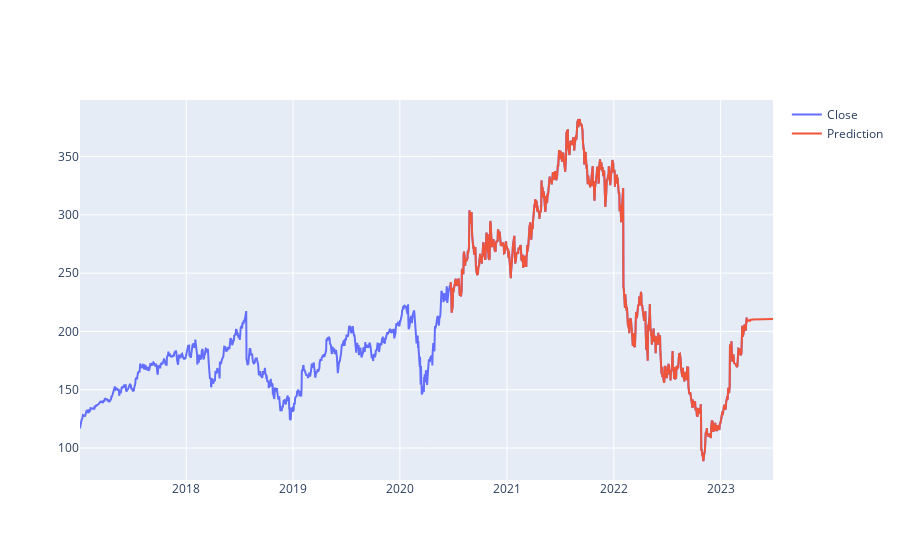

The notebook cell saved with this chart:
### Code cell
# future_predictions = df2[['Date','Close']][-1*700:]
# future_predictions.reset_index(drop=True, inplace = True)


# future_predictions['Date']= pd.to_datetime(future_predictions['Date'])

# for pred in range(90):
    
#     future_predictions = future_predictions.append(
#         {
#             'Date' : future_predictions.at[len(future_predictions)-1,'Date'] + timedelta(days=1), 
#             'Close' : regr.predict([future_predictions['Close'][-1*window_size:]])[0]
#         }, 
#         ignore_index=True
#     )

    
# import plotly.graph_objects as go

# fig = go.Figure()

# fig.add_trace(go.Scatter(x=df2['Date'], y=df2['Close'], mode='lines', name='Close'))

# fig.add_trace(go.Scatter(x=future_predictions['Date'], y=future_predictions['Close'], mode='lines', name='Prediction'))

# fig.show()

### Figure 1 — Plotly figure (JSON) as saved in the notebook; plotly's stock layout.template omitted (floating-point values rounded to 4 significant figures; data arrays with more than 128 entries replaced by an {"elided": "..."} marker saying what was removed)
{"data": [{"mode": "lines", "name": "Close", "type": "scatter", "x": {"elided": "1572 str values"}, "y": {"elided": "1572 float values"}}, {"mode": "lines", "name": "Prediction", "type": "scatter", "x": {"elided": "790 str values"}, "y": {"elided": "790 float values"}}], "layout": {}}
